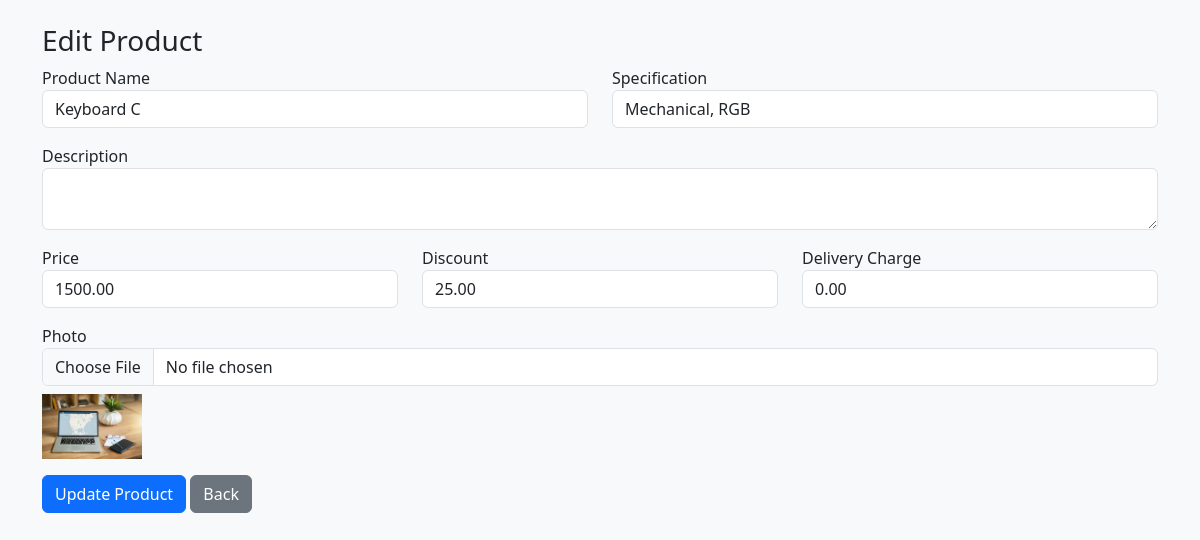
Page /product_form.php?id=9 (signed in) on the committed database.
### tables this page shows
CREATE TABLE `products` (
  `id` int(11) NOT NULL,
  `name` varchar(255) DEFAULT NULL,
  `specification` varchar(255) DEFAULT NULL,
  `description` text DEFAULT NULL,
  `price` decimal(10,2) DEFAULT NULL,
  `discount` decimal(10,2) DEFAULT NULL,
  `delivery_charge` decimal(10,2) DEFAULT NULL,
  `photo` varchar(255) DEFAULT NULL
);

### product_form.php (the view, shortened to what this page needs)
<?php
include 'db.php';
$id = isset($_GET['id']) ? intval($_GET['id']) : 0;
$product = ['name'=>'','specification'=>'','description'=>'','price'=>'','discount'=>'','delivery_charge'=>'','photo'=>''];
if ($id > 0) {
  $res = $conn->query("SELECT * FROM products WHERE id=$id");
  $product = $res->fetch_assoc();
}
?>
<!DOCTYPE html>
<html lang="en">
<head>
  <link href="https://cdn.jsdelivr.net/npm/bootstrap@5.3.0/dist/css/bootstrap.min.css" rel="stylesheet">
</head>
<body class="bg-light">
<div class="container mt-4">
  <h3><?= $id ? 'Edit' : 'Add' ?> Product</h3>
  <form method="post" enctype="multipart/form-data">
    <div class="row">
      <div class="col-md-6 mb-3">
        <label>Product Name</label>
        <input type="text" name="name" value="<?= $product['name']; ?>" class="form-control" required>
      </div>
      <div class="col-md-6 mb-3">
        <label>Specification</label>
        <input type="text" name="specification" value="<?= $product['specification']; ?>" class="form-control">
      </div>
    </div>
    <div class="mb-3">
      <label>Description</label>
      <textarea name="description" class="form-control"><?= $product['description']; ?></textarea>
    </div>
    <div class="row">
      <div class="col-md-4 mb-3">
        <label>Price</label>
        <input type="number" step="0.01" name="price" value="<?= $product['price']; ?>" class="form-control">
      </div>
      <div class="col-md-4 mb-3">
        <label>Discount</label>
        <input type="number" step="0.01" name="discount" value="<?= $product['discount']; ?>" class="form-control">
      </div>
      <div class="col-md-4 mb-3">
        <label>Delivery Charge</label>
        <input type="number" step="0.01" name="delivery_charge" value="<?= $product['delivery_charge']; ?>" class="form-control">
      </div>
    </div>
    <div class="mb-3">
      <label>Photo</label>
      <input type="file" name="photo" class="form-control">
      <?php if ($product['photo']): ?>
        <img src="uploads/<?= $product['photo']; ?>" width="100" class="mt-2">
      <?php endif; ?>
    </div>
    <button type="submit" class="btn btn-primary"><?= $id ? 'Update' : 'Save' ?> Product</button>
    <a href="products.php" class="btn btn-secondary">Back</a>
  </form>
</div>
</body>
</html>

### rows in the picture
products: name "Keyboard C", specification "Mechanical, RGB", price "1500.00", discount "25.00", delivery_charge "0.00", photo (picture)
